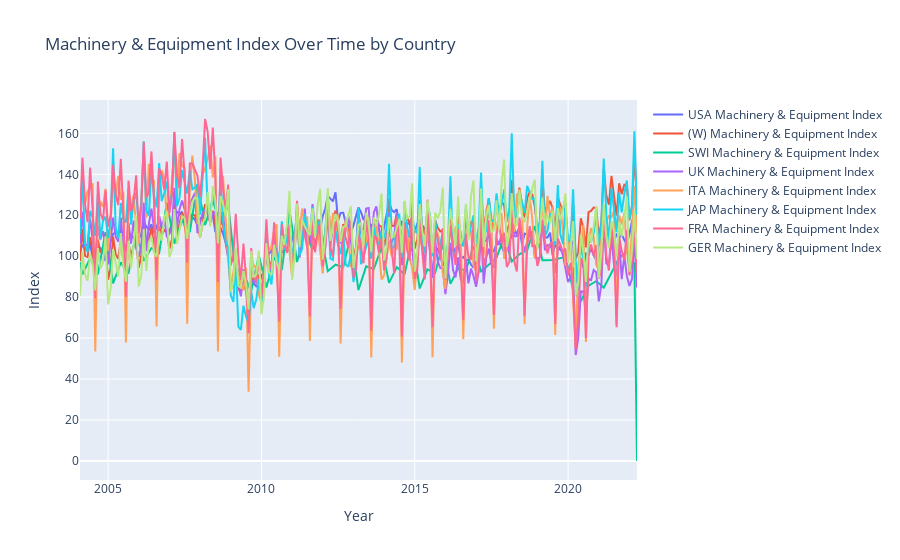

Here is the notebook cell this chart was saved with:
### Code cell
me_index = ['USA Machinery & Equipment Index', '(W) Machinery & Equipment Index',
       'SWI Machinery & Equipment Index', 'UK Machinery & Equipment Index',
       'ITA Machinery & Equipment Index', 'JAP Machinery & Equipment Index',
       'FRA Machinery & Equipment Index', 'GER Machinery & Equipment Index'
]

me_index_data = market_data_resampled[me_index]

# Create an empty list for traces
traces = []

# Create a trace for each country
for country in me_index:
    trace = go.Scatter(
        x=me_index_data.index,  
        y=me_index_data[country],  
        mode='lines', 
        name=country 
    )
    traces.append(trace)

# Define the layout
layout = go.Layout(
    title=" Machinery & Equipment Index Over Time by Country",
    xaxis=dict(title='Year'),
    yaxis=dict(title='Index'),
)

# Create the figure and plot it
fig = go.Figure(data=traces, layout=layout)

# Show the plot
fig.show()

### Figure 1 — Plotly figure (JSON) as saved in the notebook; plotly's stock layout.template omitted (floating-point values rounded to 4 significant figures; data arrays with more than 128 entries replaced by an {"elided": "..."} marker saying what was removed)
{"data": [{"mode": "lines", "name": "USA Machinery & Equipment Index", "type": "scatter", "x": {"elided": "219 str values"}, "y": {"elided": "219 float values"}}, {"mode": "lines", "name": "(W) Machinery & Equipment Index", "type": "scatter", "x": {"elided": "219 str values"}, "y": {"elided": "219 float values"}}, {"mode": "lines", "name": "SWI Machinery & Equipment Index", "type": "scatter", "x": {"elided": "219 str values"}, "y": {"elided": "219 float values"}}, {"mode": "lines", "name": "UK Machinery & Equipment Index", "type": "scatter", "x": {"elided": "219 str values"}, "y": {"elided": "219 float values"}}, {"mode": "lines", "name": "ITA Machinery & Equipment Index", "type": "scatter", "x": {"elided": "219 str values"}, "y": {"elided": "219 float values"}}, {"mode": "lines", "name": "JAP Machinery & Equipment Index", "type": "scatter", "x": {"elided": "219 str values"}, "y": {"elided": "219 float values"}}, {"mode": "lines", "name": "FRA Machinery & Equipment Index", "type": "scatter", "x": {"elided": "219 str values"}, "y": {"elided": "219 float values"}}, {"mode": "lines", "name": "GER Machinery & Equipment Index", "type": "scatter", "x": {"elided": "219 str values"}, "y": {"elided": "219 float values"}}], "layout": {"title": {"text": " Machinery & Equipment Index Over Time by Country"}, "xaxis": {"title": {"text": "Year"}}, "yaxis": {"title": {"text": "Index"}}}}
